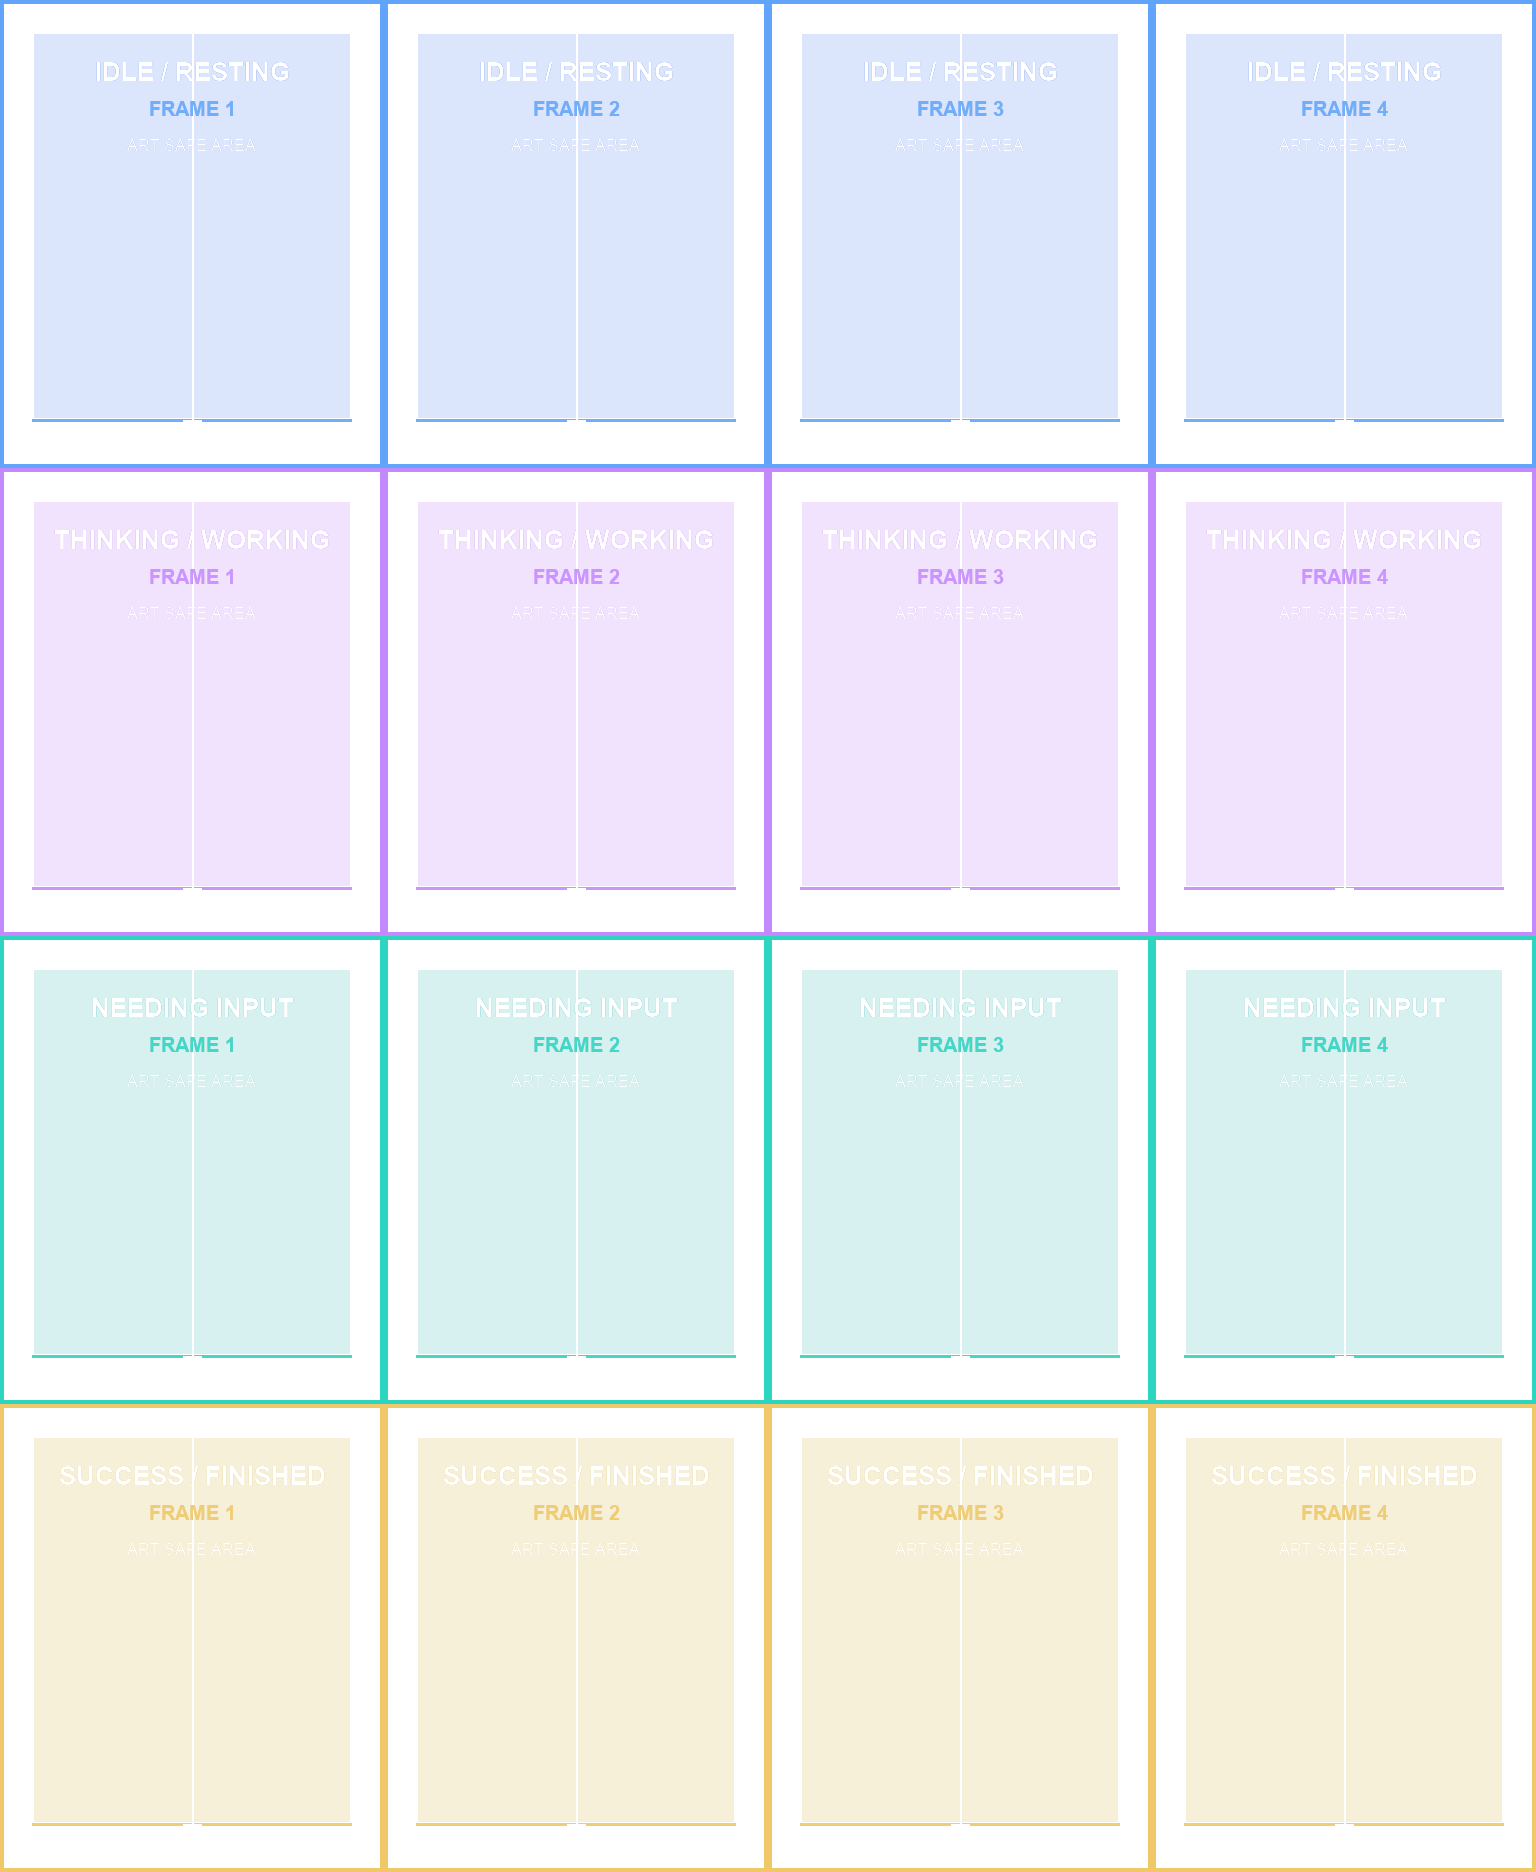

Source code (Python):
#!/usr/bin/env python3
"""Create a labelled 4x4 sprite-sheet placement guide for Aurum.

The output is a 1536x1872 RGBA PNG. Its canvas begins fully transparent;
semi-transparent coloured cells and guide marks are drawn on top so the
template can be used as a drawing guide. Remove all guides before shipping.
"""

from __future__ import annotations

import argparse
from pathlib import Path

try:
    from PIL import Image, ImageDraw, ImageFont
except ImportError as exc:
    raise SystemExit(
        "Pillow is required. Install it with: python -m pip install Pillow"
    ) from exc


CANVAS_WIDTH = 1536
CANVAS_HEIGHT = 1872
COLUMNS = 4
ROWS = 4
FRAME_WIDTH = CANVAS_WIDTH // COLUMNS   # 384
FRAME_HEIGHT = CANVAS_HEIGHT // ROWS    # 468

SAFE_LEFT = 32
SAFE_TOP = 32
SAFE_RIGHT = 32
SAFE_BOTTOM = 48
ANCHOR_X = 192
BASELINE_Y = 420

STATES = (
    ("IDLE / RESTING", (37, 99, 235, 42), (96, 165, 250, 230)),
    ("THINKING / WORKING", (168, 85, 247, 42), (196, 137, 255, 230)),
    ("NEEDING INPUT", (14, 165, 164, 42), (45, 212, 191, 230)),
    ("SUCCESS / FINISHED", (212, 175, 55, 48), (240, 200, 106, 235)),
)


def load_font(size: int, bold: bool = False) -> ImageFont.ImageFont:
    """Load a widely available font, falling back to Pillow's default."""
    candidates = (
        "C:/Windows/Fonts/arialbd.ttf" if bold else "C:/Windows/Fonts/arial.ttf",
        "/usr/share/fonts/truetype/dejavu/DejaVuSans-Bold.ttf"
        if bold
        else "/usr/share/fonts/truetype/dejavu/DejaVuSans.ttf",
        "/System/Library/Fonts/Supplemental/Arial Bold.ttf"
        if bold
        else "/System/Library/Fonts/Supplemental/Arial.ttf",
    )
    for candidate in candidates:
        if Path(candidate).exists():
            return ImageFont.truetype(candidate, size=size)
    return ImageFont.load_default()


def draw_centered_text(
    draw: ImageDraw.ImageDraw,
    xy: tuple[int, int],
    text: str,
    font: ImageFont.ImageFont,
    fill: tuple[int, int, int, int],
) -> None:
    """Draw text centred around the given point."""
    box = draw.textbbox((0, 0), text, font=font)
    width = box[2] - box[0]
    height = box[3] - box[1]
    draw.text(
        (xy[0] - width / 2, xy[1] - height / 2),
        text,
        font=font,
        fill=fill,
    )


def build_template() -> Image.Image:
    """Return the complete transparent sprite-sheet guide."""
    if CANVAS_WIDTH % COLUMNS or CANVAS_HEIGHT % ROWS:
        raise ValueError("Canvas dimensions must divide evenly by the grid.")

    image = Image.new("RGBA", (CANVAS_WIDTH, CANVAS_HEIGHT), (0, 0, 0, 0))
    draw = ImageDraw.Draw(image, "RGBA")

    state_font = load_font(26, bold=True)
    frame_font = load_font(20, bold=True)
    detail_font = load_font(16)

    for row, (state_name, cell_fill, accent) in enumerate(STATES):
        for column in range(COLUMNS):
            left = column * FRAME_WIDTH
            top = row * FRAME_HEIGHT
            right = left + FRAME_WIDTH - 1
            bottom = top + FRAME_HEIGHT - 1

            safe_left = left + SAFE_LEFT
            safe_top = top + SAFE_TOP
            safe_right = left + FRAME_WIDTH - SAFE_RIGHT - 1
            safe_bottom = top + FRAME_HEIGHT - SAFE_BOTTOM - 1
            centre_x = left + ANCHOR_X
            baseline_y = top + BASELINE_Y

            # Keep the cell background transparent. Tint only the safe art box.
            draw.rectangle(
                (safe_left, safe_top, safe_right, safe_bottom),
                fill=cell_fill,
            )
            opaque_accent = (accent[0], accent[1], accent[2], 255)
            draw.rectangle(
                (left, top, right, bottom),
                outline=opaque_accent,
                width=4,
            )

            # Safe art rectangle, centreline, and shared character baseline.
            draw.rectangle(
                (safe_left, safe_top, safe_right, safe_bottom),
                outline=(255, 255, 255, 150),
                width=2,
            )
            draw.line(
                (centre_x, safe_top, centre_x, safe_bottom),
                fill=(255, 255, 255, 75),
                width=2,
            )
            draw.line(
                (safe_left, baseline_y, safe_right, baseline_y),
                fill=accent,
                width=3,
            )

            # Anchor crosshair.
            draw.line(
                (centre_x - 9, baseline_y, centre_x + 9, baseline_y),
                fill=(255, 255, 255, 230),
                width=2,
            )
            draw.line(
                (centre_x, baseline_y - 9, centre_x, baseline_y + 9),
                fill=(255, 255, 255, 230),
                width=2,
            )

            draw_centered_text(
                draw,
                (centre_x, top + 67),
                state_name,
                state_font,
                (255, 255, 255, 245),
            )
            draw_centered_text(
                draw,
                (centre_x, top + 105),
                f"FRAME {column + 1}",
                frame_font,
                accent,
            )
            draw_centered_text(
                draw,
                (centre_x, top + 142),
                "ART SAFE AREA",
                detail_font,
                (255, 255, 255, 190),
            )

            coordinate_label = f"origin ({left}, {top})  |  384 x 468 px"
            draw_centered_text(
                draw,
                (centre_x, top + FRAME_HEIGHT - 22),
                coordinate_label,
                detail_font,
                (255, 255, 255, 220),
            )

    return image


def parse_args() -> argparse.Namespace:
    parser = argparse.ArgumentParser(
        description="Generate Aurum's 1536x1872 transparent sprite template."
    )
    parser.add_argument(
        "--output",
        type=Path,
        default=Path(__file__).with_name("aurum_sprite_template.png"),
        help="Output PNG path (default: beside this script).",
    )
    return parser.parse_args()


def main() -> None:
    args = parse_args()
    args.output.parent.mkdir(parents=True, exist_ok=True)

    image = build_template()
    image.save(args.output, format="PNG", optimize=True)

    # Reopen and verify the saved artifact rather than trusting in-memory state.
    with Image.open(args.output) as verified:
        if verified.size != (CANVAS_WIDTH, CANVAS_HEIGHT):
            raise RuntimeError(f"Unexpected output size: {verified.size}")
        if verified.mode != "RGBA":
            raise RuntimeError(f"Unexpected output mode: {verified.mode}")
        alpha_min, alpha_max = verified.getchannel("A").getextrema()
        if alpha_min != 0 or alpha_max != 255:
            raise RuntimeError(
                "Template must contain both fully transparent and opaque pixels."
            )

    print(f"Created {args.output.resolve()}")
    print(f"Canvas: {CANVAS_WIDTH} x {CANVAS_HEIGHT} RGBA")
    print(f"Grid: {COLUMNS} x {ROWS}; frame: {FRAME_WIDTH} x {FRAME_HEIGHT}")


if __name__ == "__main__":
    main()
